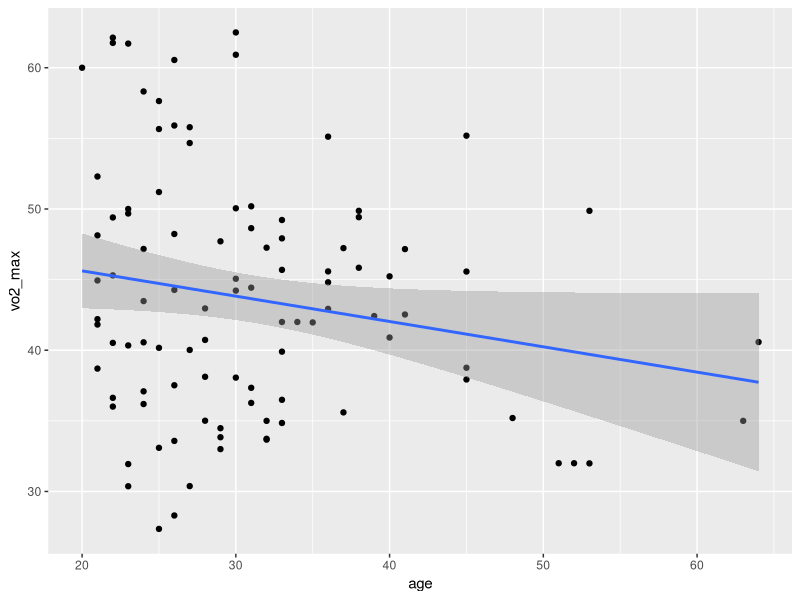
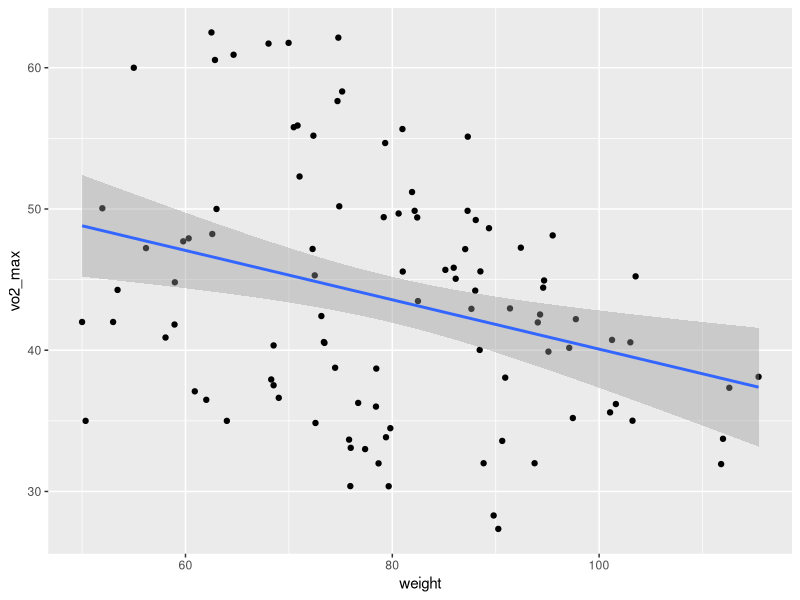
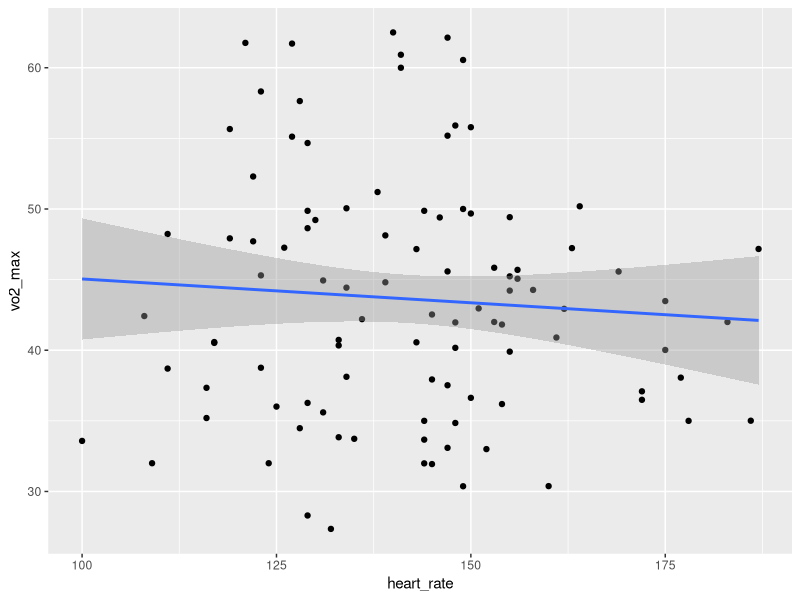
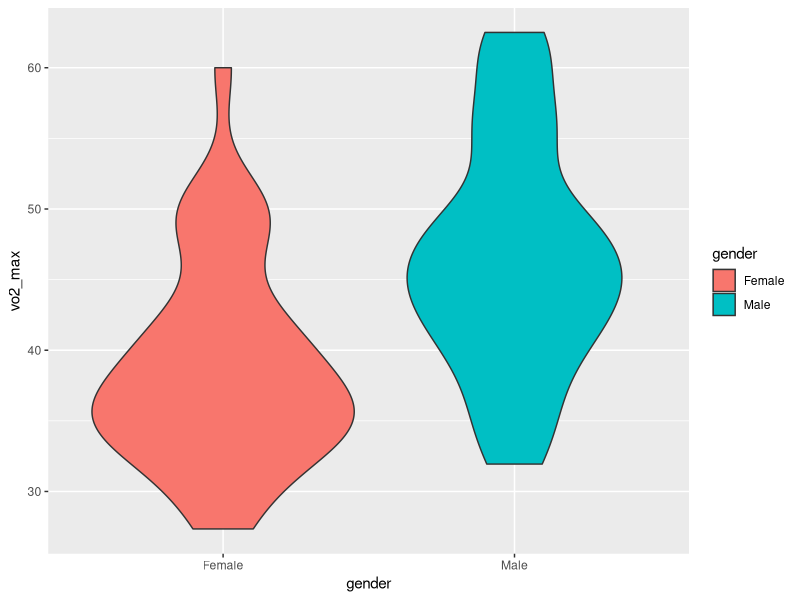
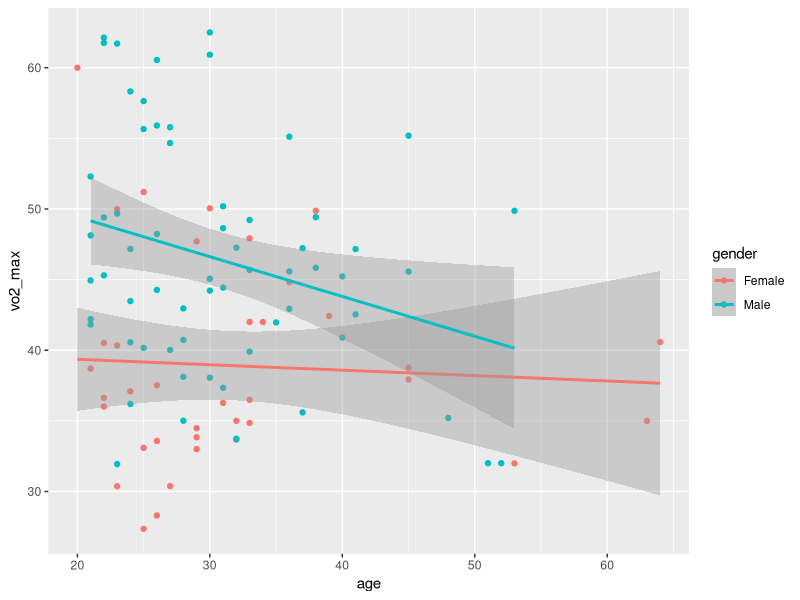
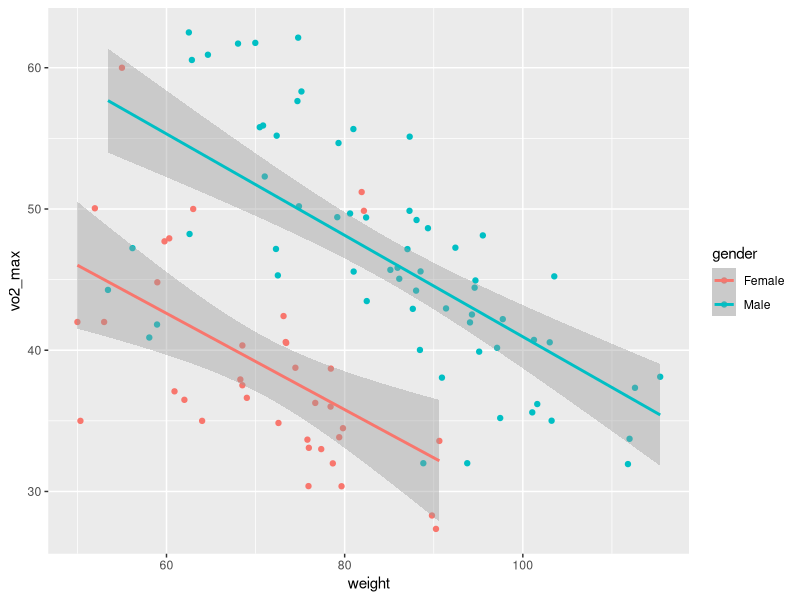
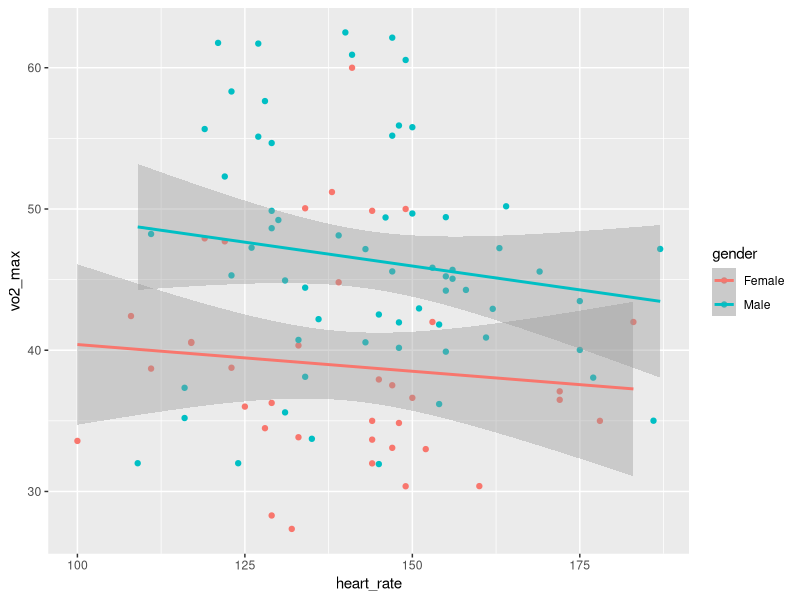
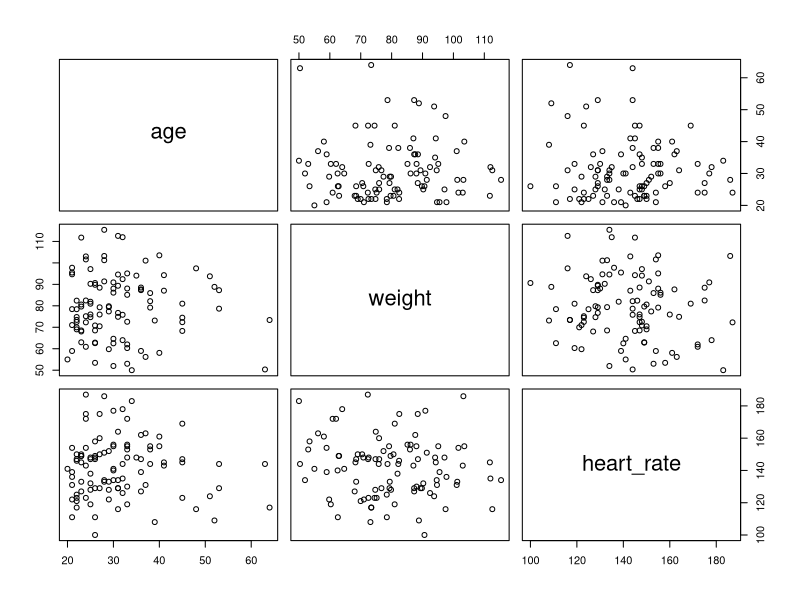

These figures' R source, in order:
## ---- chunk 1
knitr::opts_chunk$set(echo = FALSE)
## ---- chunk 2
library(tidyverse) 
library(ggplot2)
library(broom)
library(readxl)
## ---- chunk 3
df <- read_excel("data/vo2-max_data.xlsx")
## ---- chunk 4
str(df) #provides structure of df


head(df) #shows first 6 rows of df


tail(df) #shows last 6 rows of df
## ---- chunk 5
#Check for missing values
sum(is.na(df)) 
## ---- chunk 6
df$gender <- as.factor(df$gender)

str(df)
## ---- chunk 7
#conversion of gender data to identify Male & Female

df[,5] <- ifelse(df[,5] == 1, "Male", ifelse(df[,5] == 0, "Female", 99))

str(df)
## ---- chunk 8
# relationship between age and vo2max
ggplot(data = df, aes(x = age, y = vo2_max)) +
geom_point() +
geom_smooth(method = "lm")
## ---- chunk 9
# relationship between weight and vo2max
ggplot(data = df, aes(x = weight, y = vo2_max)) +
geom_point() +
geom_smooth(method = "lm")
## ---- chunk 10
# relationship between heart_rate and vo2max
ggplot(data = df, aes(x = heart_rate, y = vo2_max)) +
geom_point() +
geom_smooth(method = "lm")
## ---- chunk 11
# differences in vo2_max between genders
ggplot(data = df, aes(x = gender, y = vo2_max)) +
  geom_violin(aes(fill = gender))
## ---- chunk 12
# relationship between age and vo2max, with gender
ggplot(data = df, aes(x = age, y = vo2_max, colour = gender)) +
geom_point() +
geom_smooth(method = "lm")
## ---- chunk 13
#relationship between weight and vo2max, with gender
ggplot(data = df, aes(x = weight, y = vo2_max, colour = gender)) +
geom_point() +
geom_smooth(method = "lm")
## ---- chunk 14
#relationship between heart_rate and vo2max, with gender
ggplot(data = df, aes(x = heart_rate, y = vo2_max, colour = gender)) +
geom_point() +
geom_smooth(method = "lm")
## ---- chunk 15
pairs(formula = ~ age + weight + heart_rate, data = df)
## ---- chunk 16
fit <- lm(vo2_max ~ age + weight + heart_rate + gender, data = df)
tidy(fit, conf.int = TRUE)
## ---- chunk 17
car::durbinWatsonTest(fit)
## ---- chunk 18
#Check the data for outliers
std_res <- rstandard(fit)
points <- 1:length(std_res)

ggplot(data = NULL, aes(x = points, y = std_res)) +
geom_point(colour = "darkgreen") +
ylim(c(-4, 4)) +
geom_hline(yintercept = c(-3, 3), colour = "red", linetype = "dashed")
## ---- chunk 19
# Put labels on the points above 2.5 SD

res_labels <- if_else(abs(std_res) >= 2.5, paste(points),"")

ggplot(data = NULL, aes(x = points, y = std_res, label = res_labels)) +
geom_point(colour = "darkgreen") +
geom_text(nudge_x =2) +
ylim(c(-4, 4)) +
geom_hline(yintercept = c(-3, 3), colour = "red", linetype = "dashed")
## ---- chunk 20
#Check to see if any of the potential outliers create leverage
hats <- hatvalues(fit)

ggplot(data = NULL, aes(x = points, y = hats)) +
geom_point(colour = "darkgreen")
## ---- chunk 21
hat_labels <- if_else(hats >= 0.15, paste(points), "")

ggplot(data = NULL, aes(x = points, y = hats)) +
geom_point(colour = "darkgreen") +
geom_text(aes(label = hat_labels), nudge_x = 2)
## ---- chunk 22
#Check for influence on the linear regression by potential outliers
cook <-cooks.distance(fit)
cook_labels <- if_else(cook >= 0.075, paste(points), "")

ggplot(data = NULL, aes(x =points, y = cook)) +
geom_point(colour = "darkgreen")+
geom_text(aes(label = cook_labels), nudge_x = 2)
## ---- chunk 23
#Plotting of the residuals against the fitted values
res <- residuals(fit)
fitted <- predict(fit)


ggplot(df, aes(x = fitted, y = res))+
geom_point(colour = "darkgreen")+
geom_hline(yintercept = 0, colour = "red", linetype = "dashed")+
geom_smooth(se = FALSE)
## ---- chunk 24
#Is there a normal distribution

ggplot(data =NULL, aes(x= res))+
  geom_histogram( colour = "white", fill = "blue", binwidth = 5)
## ---- chunk 25
ggplot(data = NULL, aes(sample =res))+
  stat_qq() + stat_qq_line()
## ---- chunk 26
car::vif(fit)

sqrt(car::vif(fit))
## ---- chunk 27
car::avPlots(fit)
## ---- chunk 28
87.83 +31 * -0.165 + 67 * -0.385 + 140 * -0.118 + 0 *13.21
## ---- chunk 29
est_vo2 <- mutate(df, est_vo2_max = predict(fit, newdata = df))

ggplot(est_vo2, aes(est_vo2_max, vo2_max)) + 
geom_point(colour = "darkgreen") +
geom_abline(linetype = "dashed", colour = "red") #Reference Line for 100% Prediction
## ---- chunk 30

ggplot(est_vo2, aes(est_vo2_max, vo2_max)) + 
geom_point(colour = "darkgreen") +
geom_abline(linetype = "dashed", colour = "red")+ #Reference Line for 100% Prediction
geom_text(aes(label = cook_labels), nudge_x = 1)
